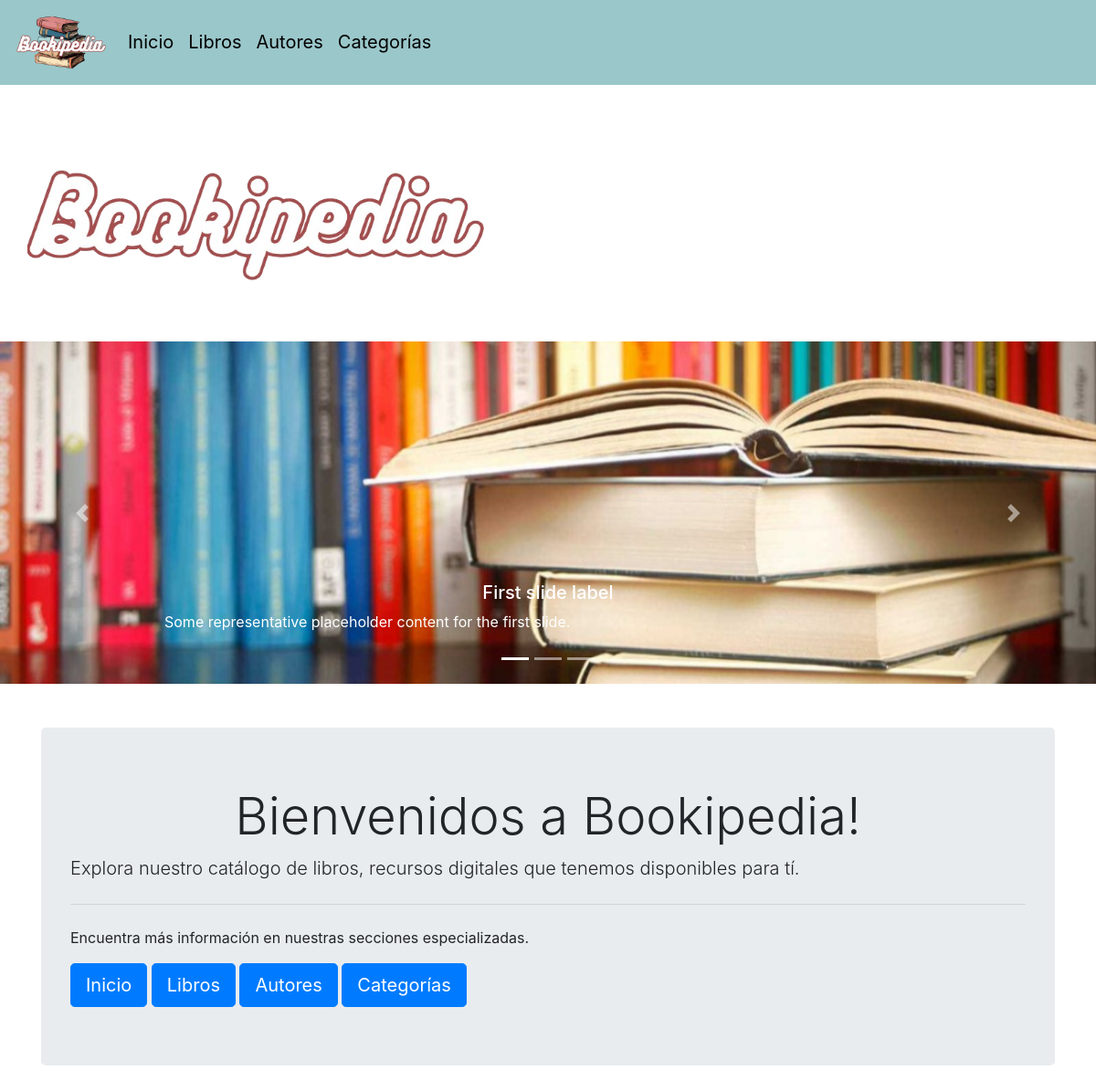
Page /catalogo/index on the committed database.
### catalogo/models.py (models this page shows, shortened)
class Navbar(models.Model):
    id_navbar = models.AutoField(db_column="idNavbar", primary_key=True)
    nombre = models.CharField(max_length=50)
    url = models.CharField(max_length=100)

### catalogo/views.py (the view)
# urls.py: path('index', views.index, name="index"),
def index(request):
	Navbars = Navbar.objects.all()
	context = {
     	"Navbars": Navbars,
    }
	return render (request, 'catalogo/index.html', context)

### catalogo/templates/catalogo/index.html (shortened to what this page needs)
<!DOCTYPE html>
<html lang="en">
<head>
    <link rel="stylesheet" href="https://cdn.jsdelivr.net/npm/bootstrap@4.6.2/dist/css/bootstrap.min.css">
    <link href="https://unpkg.com/aos@2.3.1/dist/aos.css" rel="stylesheet">
    {% load static %}
    <link rel="stylesheet" href="{% static '/assets/css/index.css' %}">
</head>
<body >
    <nav class="navbar navbar-expand-lg navbar-light " style="background-color: #9AC7CA">
        <a class="navbar-brand" href="#"><img src="{% static 'assets/images/logo.png' %}" alt="" width="100px" length="50px"></a>
        <div class="collapse navbar-collapse" id="navbarNav">
            <ul class="navbar-nav">
                {% for Navbar in Navbars %}
              <li class="nav-item">
                <a class="nav-link"
                href="{{ Navbar.url }}" style="color: #000000">{{ Navbar.nombre }}</a>
              </li>
              {% endfor %}
              </ul>
        </div>
      </nav>
      <div class="container">
        <div class="row">
            <img src="{% static 'assets/images/6.png' %}" alt="" width="500px" length="500px">
        </div>
    </div>
    <div id="carouselExampleCaptions" class="carousel slide" data-ride="carousel">
        <ol class="carousel-indicators">
          <li data-target="#carouselExampleCaptions" data-slide-to="0" class="active"></li>
          <li data-target="#carouselExampleCaptions" data-slide-to="1"></li>
          <li data-target="#carouselExampleCaptions" data-slide-to="2"></li>
        </ol>
        <div class="carousel-inner">
          <div class="carousel-item active">
            <img src="{% static 'assets/images/1.png' %}" class="d-block w-100" alt="..." >
            <div class="carousel-caption d-none d-md-block">
              <h5>First slide label</h5>
              <p>Some representative placeholder content for the first slide.</p>
            </div>
          </div>
        </div>
        <button class="carousel-control-prev" type="button" data-target="#carouselExampleCaptions" data-slide="prev">
          <span class="carousel-control-prev-icon" aria-hidden="true"></span>
        </button>
        <button class="carousel-control-next" type="button" data-target="#carouselExampleCaptions" data-slide="next">
          <span class="carousel-control-next-icon" aria-hidden="true"></span>
        </button>
      </div>
    <div class="container mt-5">
        <div class="jumbotron">
            <h1 class="display-4">Bienvenidos a Bookipedia!</h1>
            <p class="lead">Explora nuestro catálogo de libros, recursos digitales que tenemos disponibles para tí.</p>
            <hr class="my-4">
            <p>Encuentra más información en nuestras secciones especializadas.</p>
            {% for Navbar in Navbars %}
            <a class="btn btn-primary btn-lg" href="{{ Navbar.url }}" role="button">{{ Navbar.nombre }}</a>
            {% endfor %}
        </div>
    </div>
</body>
</html>

### static/assets/css/index.css (style rules this page uses)
h1 { text-align: center; }
p { text-align: justify; }
.nav-item { font-size: 20px; }
body { background-size: cover; background-repeat: no-repeat; background-attachment: fixed; }

### rows in the picture
Navbar: nombre "Inicio"
Navbar: nombre "Libros"
Navbar: nombre "Autores"
Navbar: nombre "Categorías"
